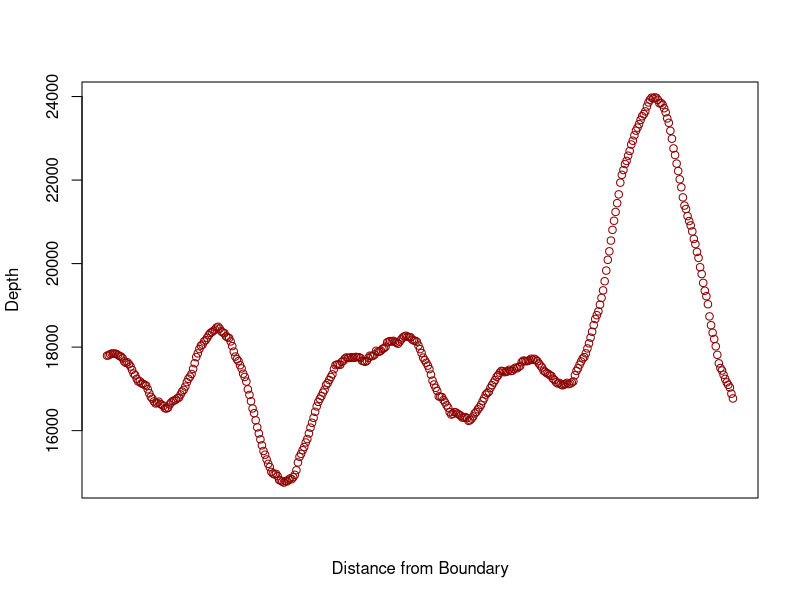

Generate this figure with R:

# plot ctcf binding
ctcf <- read.table('ctcf.window.counts.txt')
plot(ctcf[,1], ctcf[,2], col='darkred',xaxt = "n",xlab="Distance from Boundary", ylab="Depth")

